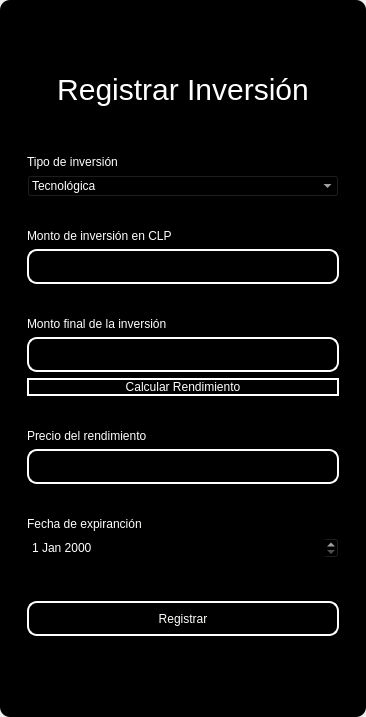
<?xml version="1.0" encoding="UTF-8"?>
<ui version="4.0">
 <class>MainWindow</class>
 <widget class="QMainWindow" name="MainWindow">
  <property name="geometry">
   <rect>
    <x>0</x>
    <y>0</y>
    <width>366</width>
    <height>717</height>
   </rect>
  </property>
  <property name="windowTitle">
   <string>MainWindow</string>
  </property>
  <property name="styleSheet">
   <string notr="true"/>
  </property>
  <widget class="QWidget" name="centralwidget">
   <property name="styleSheet">
    <string notr="true"/>
   </property>
   <layout class="QVBoxLayout" name="verticalLayout">
    <property name="spacing">
     <number>0</number>
    </property>
    <property name="leftMargin">
     <number>0</number>
    </property>
    <property name="topMargin">
     <number>0</number>
    </property>
    <property name="rightMargin">
     <number>0</number>
    </property>
    <property name="bottomMargin">
     <number>0</number>
    </property>
    <item>
     <widget class="QFrame" name="frame">
      <property name="enabled">
       <bool>true</bool>
      </property>
      <property name="styleSheet">
       <string notr="true">QFrame {
	border-radius:10px;
	background-color: rgb(0, 0, 0);
 }
</string>
      </property>
      <property name="frameShape">
       <enum>QFrame::StyledPanel</enum>
      </property>
      <property name="frameShadow">
       <enum>QFrame::Raised</enum>
      </property>
      <layout class="QVBoxLayout" name="verticalLayout_2">
       <item>
        <widget class="QFrame" name="frame_superior">
         <property name="minimumSize">
          <size>
           <width>0</width>
           <height>40</height>
          </size>
         </property>
         <property name="maximumSize">
          <size>
           <width>16777215</width>
           <height>40</height>
          </size>
         </property>
         <property name="styleSheet">
          <string notr="true">QPushButton{
border-radius:18px;
}

QPushButton:hover{
	background-color: rgb(0, 0, 0);
}
</string>
         </property>
         <property name="frameShape">
          <enum>QFrame::StyledPanel</enum>
         </property>
         <property name="frameShadow">
          <enum>QFrame::Raised</enum>
         </property>
         <layout class="QHBoxLayout" name="horizontalLayout_3">
          <property name="spacing">
           <number>4</number>
          </property>
          <property name="leftMargin">
           <number>0</number>
          </property>
          <property name="topMargin">
           <number>0</number>
          </property>
          <property name="rightMargin">
           <number>0</number>
          </property>
          <property name="bottomMargin">
           <number>0</number>
          </property>
          <item>
           <widget class="QPushButton" name="btn_icon">
            <property name="text">
             <string/>
            </property>
            <property name="iconSize">
             <size>
              <width>40</width>
              <height>40</height>
             </size>
            </property>
           </widget>
          </item>
          <item>
           <spacer name="horizontalSpacer_2">
            <property name="orientation">
             <enum>Qt::Horizontal</enum>
            </property>
            <property name="sizeHint" stdset="0">
             <size>
              <width>443</width>
              <height>20</height>
             </size>
            </property>
           </spacer>
          </item>
          <item>
           <widget class="QPushButton" name="bt_minimizar">
            <property name="minimumSize">
             <size>
              <width>38</width>
              <height>38</height>
             </size>
            </property>
            <property name="maximumSize">
             <size>
              <width>38</width>
              <height>38</height>
             </size>
            </property>
            <property name="cursor">
             <cursorShape>PointingHandCursor</cursorShape>
            </property>
            <property name="text">
             <string/>
            </property>
            <property name="icon">
             <iconset>
              <normaloff>image/minus.svg</normaloff>image/minus.svg</iconset>
            </property>
            <property name="iconSize">
             <size>
              <width>38</width>
              <height>38</height>
             </size>
            </property>
           </widget>
          </item>
          <item>
           <widget class="QPushButton" name="bt_maximizar">
            <property name="minimumSize">
             <size>
              <width>38</width>
              <height>38</height>
             </size>
            </property>
            <property name="maximumSize">
             <size>
              <width>38</width>
              <height>38</height>
             </size>
            </property>
            <property name="cursor">
             <cursorShape>PointingHandCursor</cursorShape>
            </property>
            <property name="text">
             <string/>
            </property>
            <property name="icon">
             <iconset>
              <normaloff>image/chevron-up.svg</normaloff>image/chevron-up.svg</iconset>
            </property>
            <property name="iconSize">
             <size>
              <width>38</width>
              <height>38</height>
             </size>
            </property>
           </widget>
          </item>
          <item>
           <widget class="QPushButton" name="bt_restaurar">
            <property name="minimumSize">
             <size>
              <width>38</width>
              <height>38</height>
             </size>
            </property>
            <property name="maximumSize">
             <size>
              <width>38</width>
              <height>38</height>
             </size>
            </property>
            <property name="cursor">
             <cursorShape>PointingHandCursor</cursorShape>
            </property>
            <property name="text">
             <string/>
            </property>
            <property name="icon">
             <iconset>
              <normaloff>image/chevron-down.svg</normaloff>image/chevron-down.svg</iconset>
            </property>
            <property name="iconSize">
             <size>
              <width>38</width>
              <height>38</height>
             </size>
            </property>
           </widget>
          </item>
          <item>
           <widget class="QPushButton" name="bt_cerrar">
            <property name="minimumSize">
             <size>
              <width>38</width>
              <height>38</height>
             </size>
            </property>
            <property name="maximumSize">
             <size>
              <width>38</width>
              <height>38</height>
             </size>
            </property>
            <property name="cursor">
             <cursorShape>PointingHandCursor</cursorShape>
            </property>
            <property name="text">
             <string/>
            </property>
            <property name="icon">
             <iconset>
              <normaloff>image/x.svg</normaloff>image/x.svg</iconset>
            </property>
            <property name="iconSize">
             <size>
              <width>38</width>
              <height>38</height>
             </size>
            </property>
           </widget>
          </item>
         </layout>
        </widget>
       </item>
       <item>
        <widget class="QFrame" name="frame_3">
         <property name="styleSheet">
          <string notr="true">QLabel {
	color: rgb(255, 255, 254);
	font: 12pt &quot;Arial&quot;;
	background-color: rgba(0, 0, 0,0);
}

QTextEdit{
background-color: rgba(0, 0, 0,0);
border-radius:10px; 
font: 12pt &quot;Arial&quot;;
color: rgb(255, 255, 254);
border: 2px solid  rgb(255, 255, 255);

}

QTextEdit:hover{
background-color: rgba(0, 0, 0,0);
border-radius:10px; 
font: 12pt &quot;Arial&quot;;
border: 2px solid  rgb(120, 0, 171);
}

QTextEdit:focus{
background-color: rgb(0, 0, 0);
border-radius:10px; 
font: 12pt &quot;Arial&quot;;
border: 2px solid rgb(120, 0, 171);
}

QLineEdit{
background-color: rgba(0, 0, 0,0);
border-radius:10px; 
font: 12pt &quot;Arial&quot;;
color: rgb(255, 255, 254);
border: 2px solid  rgb(255, 255, 255);

}

QLineEdit:hover{
background-color: rgba(0, 0, 0,0);
border-radius:10px; 
font: 12pt &quot;Arial&quot;;
border: 2px solid  rgb(120, 0, 171);
}

QLineEdit:focus{
background-color: rgb(0, 0, 0);
border-radius:10px; 
font: 12pt &quot;Arial&quot;;
border: 2px solid rgb(120, 0, 171);
}

QCheckBox{
	font: 12pt &quot;Arial&quot;;
	color: rgb(255, 255, 255);
}

QCheckBox::indicator {
    width: 18px;
    height:18px;
}

QCheckBox::indicator:unchecked {
   background-image: url(image/square.svg);
}

QCheckBox::indicator:checked {
   background-image: url(image/check-square.svg);
}

QPushButton{
border-radius:10px; 
font: 12pt &quot;Arial&quot;;
color: rgb(255, 255, 254);
border: 2px solid #ffffff;
}

QPushButton:hover{
border-radius:10px; 
font: 12pt &quot;Arial&quot;;
color: rgb(255, 255, 255);
border: 2px solid rgb(120, 0, 171);
	background-color: rgb(120, 0, 171);
}
</string>
         </property>
         <property name="frameShape">
          <enum>QFrame::StyledPanel</enum>
         </property>
         <property name="frameShadow">
          <enum>QFrame::Raised</enum>
         </property>
         <layout class="QHBoxLayout" name="horizontalLayout_4">
          <item>
           <layout class="QVBoxLayout" name="verticalLayout_4">
            <property name="spacing">
             <number>5</number>
            </property>
            <property name="rightMargin">
             <number>0</number>
            </property>
            <property name="bottomMargin">
             <number>0</number>
            </property>
            <item>
             <widget class="QLabel" name="label_3">
              <property name="minimumSize">
               <size>
                <width>100</width>
                <height>50</height>
               </size>
              </property>
              <property name="styleSheet">
               <string notr="true">font-size: 30px;
color: rgb(255, 255, 255);</string>
              </property>
              <property name="text">
               <string>Registrar Inversión</string>
              </property>
              <property name="alignment">
               <set>Qt::AlignCenter</set>
              </property>
             </widget>
            </item>
            <item>
             <widget class="QFrame" name="frame_4">
              <property name="maximumSize">
               <size>
                <width>400</width>
                <height>700</height>
               </size>
              </property>
              <property name="styleSheet">
               <string notr="true">QLabel {
	color: rgb(255, 255, 254);
	font: 12pt &quot;Arial&quot;;
	background-color: rgba(0, 0, 0,0);
}

QTextEdit{
background-color: rgba(0, 0, 0,0);
border-radius:10px; 
font: 12pt &quot;Arial&quot;;
color: rgb(255, 255, 254);
border: 2px solid  rgb(255, 255, 255);

}

QTextEdit:hover{
background-color: rgba(0, 0, 0,0);
border-radius:10px; 
font: 12pt &quot;Arial&quot;;
border: 2px solid  rgb(120, 0, 171);
}

QTextEdit:focus{
background-color: rgb(0, 0, 0);
border-radius:10px; 
font: 12pt &quot;Arial&quot;;
border: 2px solid rgb(120, 0, 171);
}

QLineEdit{
background-color: rgba(0, 0, 0,0);
border-radius:10px; 
font: 12pt &quot;Arial&quot;;
color: rgb(255, 255, 254);
border: 2px solid  rgb(255, 255, 255);

}

QLineEdit:hover{
background-color: rgba(0, 0, 0,0);
border-radius:10px; 
font: 12pt &quot;Arial&quot;;
border: 2px solid  rgb(120, 0, 171);
}

QLineEdit:focus{
background-color: rgb(0, 0, 0);
border-radius:10px; 
font: 12pt &quot;Arial&quot;;
border: 2px solid rgb(120, 0, 171);
}

QCheckBox{
	font: 12pt &quot;Arial&quot;;
	color: rgb(255, 255, 255);
}

QCheckBox::indicator {
    width: 18px;
    height:18px;
}

QCheckBox::indicator:unchecked {
   background-image: url(image/square.svg);
}

QCheckBox::indicator:checked {
   background-image: url(image/check-square.svg);
}

QPushButton{
border-radius:10px; 
font: 12pt &quot;Arial&quot;;
color: rgb(255, 255, 254);
border: 2px solid #ffffff;
}

QPushButton:hover{
border-radius:10px; 
font: 12pt &quot;Arial&quot;;
color: rgb(255, 255, 255);
border: 2px solid rgb(120, 0, 171);
	background-color: rgb(120, 0, 171);
}
</string>
              </property>
              <property name="frameShape">
               <enum>QFrame::StyledPanel</enum>
              </property>
              <property name="frameShadow">
               <enum>QFrame::Raised</enum>
              </property>
              <layout class="QVBoxLayout" name="verticalLayout_3">
               <property name="leftMargin">
                <number>9</number>
               </property>
               <property name="topMargin">
                <number>9</number>
               </property>
               <property name="rightMargin">
                <number>9</number>
               </property>
               <property name="bottomMargin">
                <number>9</number>
               </property>
               <item>
                <spacer name="verticalSpacer_3">
                 <property name="orientation">
                  <enum>Qt::Vertical</enum>
                 </property>
                 <property name="sizeHint" stdset="0">
                  <size>
                   <width>20</width>
                   <height>40</height>
                  </size>
                 </property>
                </spacer>
               </item>
               <item>
                <widget class="QLabel" name="label_4">
                 <property name="text">
                  <string>Tipo de inversión</string>
                 </property>
                </widget>
               </item>
               <item>
                <widget class="QComboBox" name="type_combobox">
                 <property name="styleSheet">
                  <string notr="true">background-color: rgb(0, 0, 0);
color: rgb(255, 255, 255);</string>
                 </property>
                 <item>
                  <property name="text">
                   <string>Tecnológica</string>
                  </property>
                 </item>
                 <item>
                  <property name="text">
                   <string>Marketing Digital</string>
                  </property>
                 </item>
                 <item>
                  <property name="text">
                   <string>Recurso Humano</string>
                  </property>
                 </item>
                 <item>
                  <property name="text">
                   <string>Alianza Estratégica</string>
                  </property>
                 </item>
                 <item>
                  <property name="text">
                   <string>Expansión de mercado</string>
                  </property>
                 </item>
                 <item>
                  <property name="text">
                   <string>Investigación y Desarrollo (I+D)</string>
                  </property>
                 </item>
                 <item>
                  <property name="text">
                   <string>Soporte y Atención al Cliente</string>
                  </property>
                 </item>
                </widget>
               </item>
               <item>
                <spacer name="verticalSpacer_4">
                 <property name="orientation">
                  <enum>Qt::Vertical</enum>
                 </property>
                 <property name="sizeHint" stdset="0">
                  <size>
                   <width>20</width>
                   <height>40</height>
                  </size>
                 </property>
                </spacer>
               </item>
               <item>
                <widget class="QLabel" name="label_5">
                 <property name="text">
                  <string>Monto de inversión en CLP</string>
                 </property>
                </widget>
               </item>
               <item>
                <widget class="QLineEdit" name="amounttxt">
                 <property name="minimumSize">
                  <size>
                   <width>0</width>
                   <height>35</height>
                  </size>
                 </property>
                 <property name="maximumSize">
                  <size>
                   <width>16777215</width>
                   <height>16777215</height>
                  </size>
                 </property>
                 <property name="echoMode">
                  <enum>QLineEdit::Normal</enum>
                 </property>
                </widget>
               </item>
               <item>
                <spacer name="verticalSpacer_5">
                 <property name="orientation">
                  <enum>Qt::Vertical</enum>
                 </property>
                 <property name="sizeHint" stdset="0">
                  <size>
                   <width>20</width>
                   <height>40</height>
                  </size>
                 </property>
                </spacer>
               </item>
               <item>
                <widget class="QLabel" name="label">
                 <property name="text">
                  <string>Monto final de la inversión </string>
                 </property>
                </widget>
               </item>
               <item>
                <widget class="QLineEdit" name="amount_endtxt">
                 <property name="minimumSize">
                  <size>
                   <width>0</width>
                   <height>35</height>
                  </size>
                 </property>
                </widget>
               </item>
               <item>
                <widget class="QPushButton" name="btn_calculate_yield">
                 <property name="cursor">
                  <cursorShape>PointingHandCursor</cursorShape>
                 </property>
                 <property name="text">
                  <string>Calcular Rendimiento</string>
                 </property>
                </widget>
               </item>
               <item>
                <spacer name="verticalSpacer">
                 <property name="orientation">
                  <enum>Qt::Vertical</enum>
                 </property>
                 <property name="sizeHint" stdset="0">
                  <size>
                   <width>20</width>
                   <height>40</height>
                  </size>
                 </property>
                </spacer>
               </item>
               <item>
                <widget class="QLabel" name="label_2">
                 <property name="text">
                  <string>Precio del rendimiento</string>
                 </property>
                </widget>
               </item>
               <item>
                <widget class="QLineEdit" name="yieldtxt">
                 <property name="enabled">
                  <bool>false</bool>
                 </property>
                 <property name="minimumSize">
                  <size>
                   <width>0</width>
                   <height>35</height>
                  </size>
                 </property>
                </widget>
               </item>
               <item>
                <spacer name="verticalSpacer_10">
                 <property name="orientation">
                  <enum>Qt::Vertical</enum>
                 </property>
                 <property name="sizeHint" stdset="0">
                  <size>
                   <width>20</width>
                   <height>40</height>
                  </size>
                 </property>
                </spacer>
               </item>
               <item>
                <widget class="QLabel" name="label_6">
                 <property name="text">
                  <string>Fecha de expiranción</string>
                 </property>
                </widget>
               </item>
               <item>
                <widget class="QDateEdit" name="expiration_date">
                 <property name="styleSheet">
                  <string notr="true">background-color: rgb(0, 0, 0);
color: rgb(255, 255, 255);</string>
                 </property>
                </widget>
               </item>
               <item>
                <spacer name="verticalSpacer_9">
                 <property name="orientation">
                  <enum>Qt::Vertical</enum>
                 </property>
                 <property name="sizeHint" stdset="0">
                  <size>
                   <width>20</width>
                   <height>50</height>
                  </size>
                 </property>
                </spacer>
               </item>
               <item>
                <widget class="QPushButton" name="btn_add">
                 <property name="minimumSize">
                  <size>
                   <width>0</width>
                   <height>35</height>
                  </size>
                 </property>
                 <property name="cursor">
                  <cursorShape>PointingHandCursor</cursorShape>
                 </property>
                 <property name="text">
                  <string>Registrar</string>
                 </property>
                </widget>
               </item>
               <item>
                <spacer name="verticalSpacer_7">
                 <property name="orientation">
                  <enum>Qt::Vertical</enum>
                 </property>
                 <property name="sizeHint" stdset="0">
                  <size>
                   <width>20</width>
                   <height>40</height>
                  </size>
                 </property>
                </spacer>
               </item>
               <item>
                <spacer name="verticalSpacer_8">
                 <property name="orientation">
                  <enum>Qt::Vertical</enum>
                 </property>
                 <property name="sizeHint" stdset="0">
                  <size>
                   <width>20</width>
                   <height>40</height>
                  </size>
                 </property>
                </spacer>
               </item>
              </layout>
             </widget>
            </item>
           </layout>
          </item>
         </layout>
        </widget>
       </item>
      </layout>
     </widget>
    </item>
   </layout>
  </widget>
 </widget>
 <resources/>
 <connections/>
</ui>
